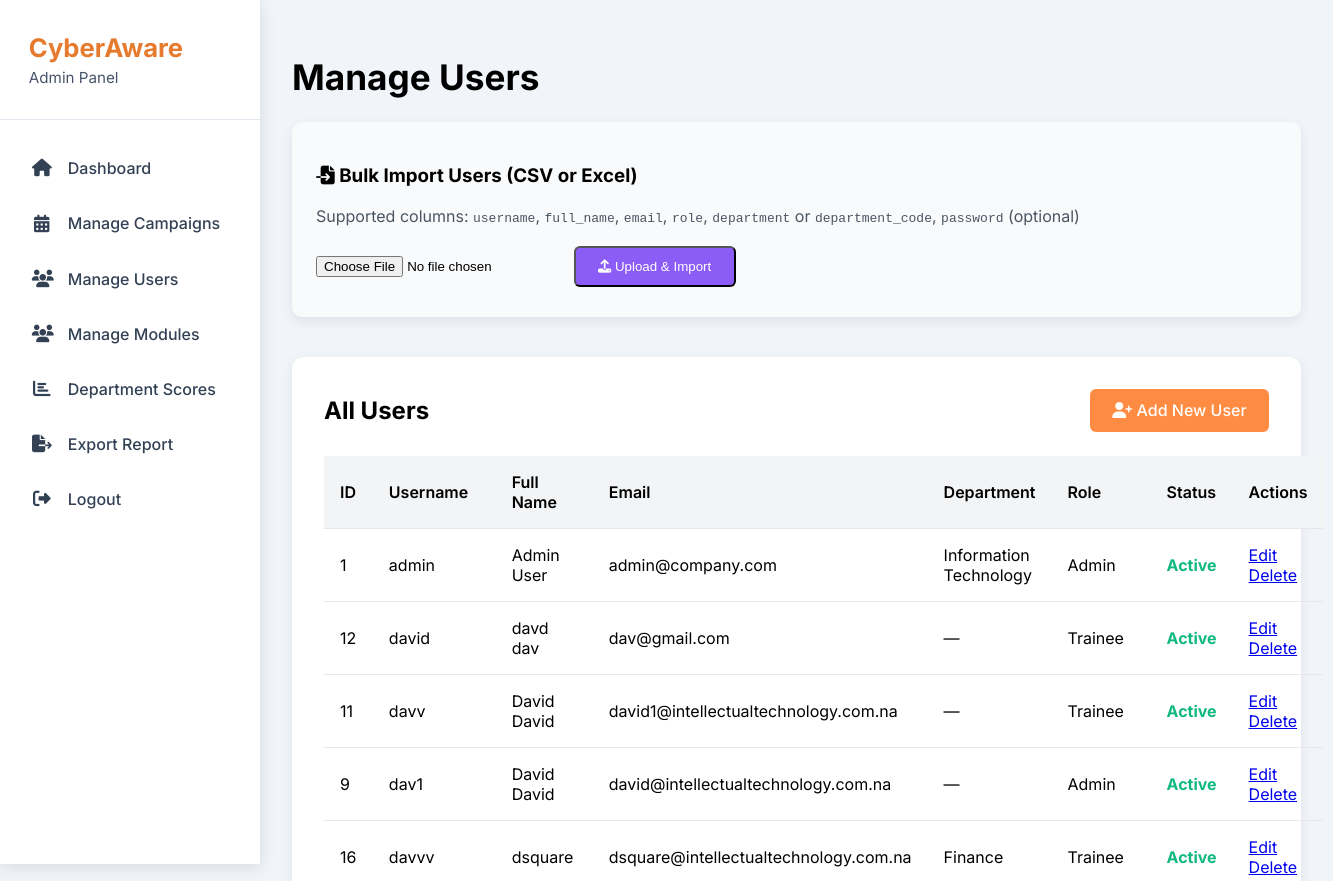
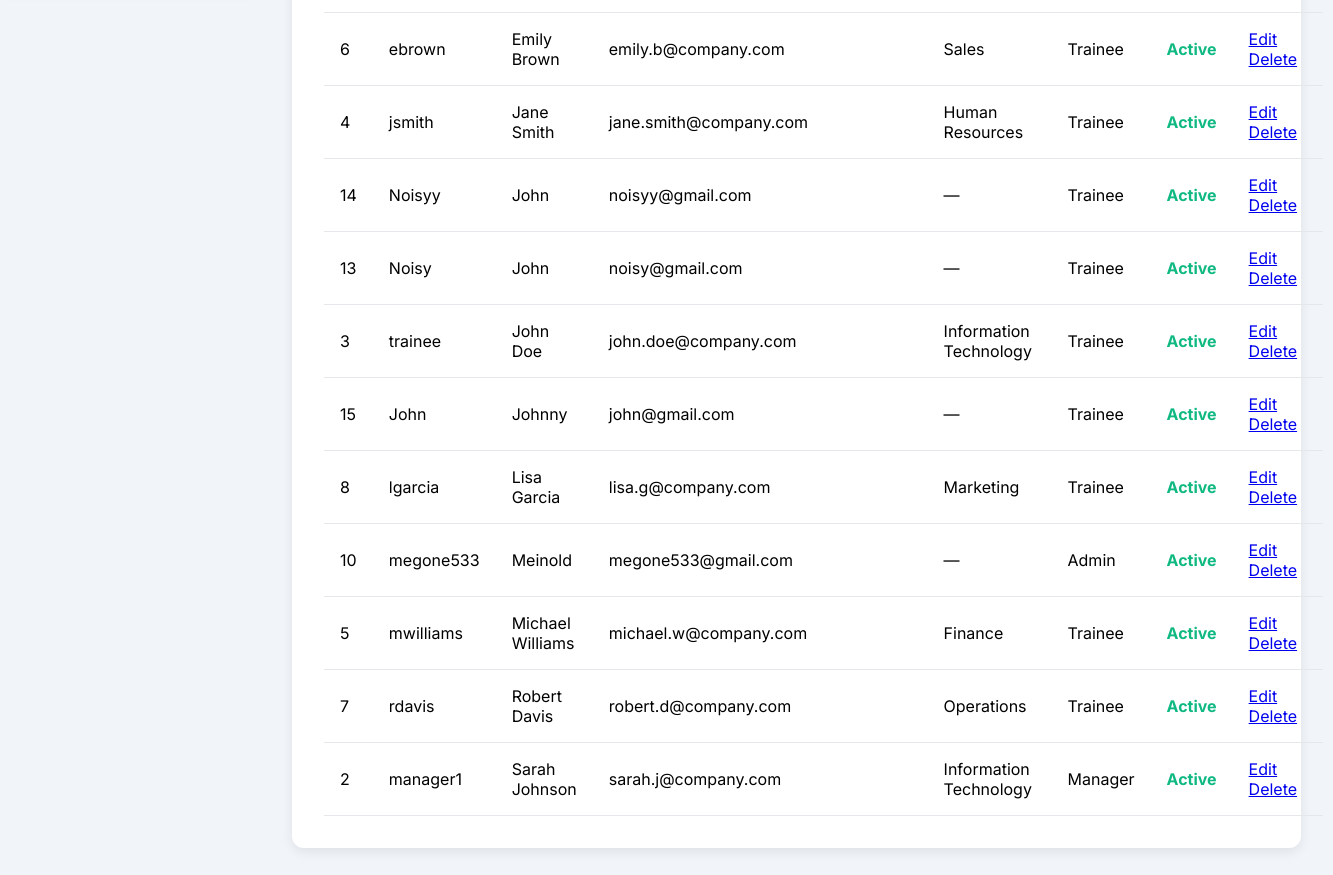
The page /admin/manage-users.php (signed in) on the database its author committed (2 pictures, top to bottom).
### tables this page shows
CREATE TABLE `users` (
  `id` int(11) NOT NULL,
  `username` varchar(100) NOT NULL,
  `password_hash` varchar(255) NOT NULL,
  `full_name` varchar(150) DEFAULT NULL,
  `email` varchar(150) DEFAULT NULL,
  `role` enum('trainee','admin','manager','compliance') NOT NULL DEFAULT 'trainee',
  `department_id` int(11) DEFAULT NULL,
  `is_active` tinyint(1) DEFAULT 1,
  `created_at` datetime DEFAULT current_timestamp(),
  `last_login` datetime DEFAULT NULL,
  `failed_login_attempts` int(11) DEFAULT 0,
  `password_changed_at` datetime DEFAULT NULL
);

CREATE TABLE `departments` (
  `id` int(11) NOT NULL,
  `name` varchar(100) NOT NULL,
  `code` varchar(20) DEFAULT NULL,
  `manager_user_id` int(11) DEFAULT NULL,
  `parent_id` int(11) DEFAULT NULL,
  `created_at` datetime DEFAULT current_timestamp()
);

### admin/manage-users.php (the view, shortened to what this page needs)
<?php
$pdo = getDBConnection();
$users = $pdo->query("
    SELECT u.id, u.username, u.full_name, u.email, u.role, u.is_active, d.name AS department_name
    FROM users u
    LEFT JOIN departments d ON u.department_id = d.id
    ORDER BY u.full_name
")->fetchAll(PDO::FETCH_ASSOC);
?>
<!DOCTYPE html>
<html lang="en">
<head>
    <link rel="stylesheet" href="https://cdnjs.cloudflare.com/ajax/libs/font-awesome/6.5.0/css/all.min.css">
</head>
<body>
    <?php include 'admin-sidebar.php'; ?>
    <main class="main-content">
        <h1 class="page-title">Manage Users</h1>
        <div class="card import-section">
            <h3><i class="fas fa-file-import"></i> Bulk Import Users (CSV or Excel)</h3>
            <p style="margin:0.75rem 0 1.25rem; color:#4b5563;">
                Supported columns: <code>username</code>, <code>full_name</code>, <code>email</code>, <code>role</code>,
                <code>department</code> or <code>department_code</code>, <code>password</code> (optional)
            </p>
            <form method="POST" enctype="multipart/form-data">
                <input type="file" name="user_file" accept=".csv,.xlsx" required style="margin-bottom:1rem;">
                <button type="submit" class="btn btn-import">
                    <i class="fas fa-upload"></i> Upload & Import
                </button>
            </form>
        </div>
        <div class="card">
            <div style="display:flex; justify-content:space-between; align-items:center; margin-bottom:1.5rem;">
                <h2 style="margin:0;">All Users</h2>
                <a href="add_user.php" class="btn btn-primary">
                    <i class="fas fa-user-plus"></i> Add New User
                </a>
            </div>
            <?php if (empty($users)): ?>
                <p>No users found.</p>
            <?php else: ?>
                <table>
                    <thead>
                        <tr>
                            <th>ID</th>
                            <th>Username</th>
                            <th>Full Name</th>
                            <th>Email</th>
                            <th>Department</th>
                            <th>Role</th>
                            <th>Status</th>
                            <th>Actions</th>
                        </tr>
                    </thead>
                    <tbody>
                        <?php foreach ($users as $user): ?>
                        <tr>
                            <td><?= htmlspecialchars($user['id']) ?></td>
                            <td><?= htmlspecialchars($user['username']) ?></td>
                            <td><?= htmlspecialchars($user['full_name'] ?: '-') ?></td>
                            <td><?= htmlspecialchars($user['email']) ?></td>
                            <td><?= htmlspecialchars($user['department_name'] ?: '—') ?></td>
                            <td>
                                <span class="badge badge-<?= htmlspecialchars($user['role']) ?>">
                                    <?= ucfirst($user['role']) ?>
                                </span>
                            </td>
                            <td class="status-<?= $user['is_active'] ? 'active' : 'inactive' ?>">
                                <?= $user['is_active'] ? 'Active' : 'Inactive' ?>
                            </td>
                            <td>
                                <a href="edit_user.php?id=<?= $user['id'] ?>">Edit</a>
                                <a href="#" class="delete" onclick="return confirm('Delete user <?= htmlspecialchars($user['username']) ?>?')">Delete</a>
                            </td>
                        </tr>
                        <?php endforeach; ?>
                    </tbody>
                </table>
            <?php endif; ?>
        </div>
    </main>
</body>
</html>

### admin/manage-users.php (style rules this page uses)
:root { --primary: #FF8C42; --success: #10b981; --danger: #ef4444; --gray-100: #f3f4f6; --gray-200: #e5e7eb; --sidebar-width: 260px; }
body { font-family: 'Inter', sans-serif; background: var(--gray-100); margin:0; }
.main-content { margin-left: var(--sidebar-width); padding: 2rem; }
.page-title { font-size: 2.2rem; font-weight: 700; margin-bottom: 1.5rem; }
.card { background: white; padding: 2rem; border-radius: 12px; box-shadow: 0 4px 12px rgba(0,0,0,0.08); }
.import-section { margin-bottom: 2.5rem; padding: 1.5rem; background: #f9fafb; border-radius: 10px; }
table { width: 100%; border-collapse: collapse; margin-top: 1rem; }
th, td { padding: 1rem; text-align: left; border-bottom: 1px solid #e5e7eb; }
th { background: #f3f4f6; font-weight: 600; }
.btn { padding: 0.7rem 1.4rem; border-radius: 6px; color: white; text-decoration: none; font-weight: 500; }
.btn-primary { background: var(--primary); }
.btn-import { background: #8b5cf6; }
.status-active { color: var(--success); font-weight: bold; }

### admin/admin-sidebar.php (style rules this page uses)
:root { --primary: #FF8C42; --primary-dark: #E67A2E; --primary-light: #FFF4ED; --gray-50: #f8fafc; --gray-100: #f1f5f9; --gray-200: #e2e8f0; --gray-600: #475569; --gray-700: #334155; --gray-800: #1e293b; --sidebar-width: 260px; --shadow-md: 0 4px 16px rgba(0,0,0,0.1); --radius: 12px; }

### rows shown on the page
users: id "1", username "admin", full_name "Admin User", email "admin@company.com", department.name "Information Technology", role "Admin", is_active "Active"
users: id "12", username "david", full_name "davd dav", email "dav@gmail.com", department_name "—", role "Trainee", is_active "Active"
users: id "11", username "davv", full_name "David David", email "david1@intellectualtechnology.com.na", department_name "—", role "Trainee", is_active "Active"
users: id "9", username "dav1", full_name "David David", email "david@intellectualtechnology.com.na", department_name "—", role "Admin", is_active "Active"
users: id "16", username "davvv", full_name "dsquare", email "dsquare@intellectualtechnology.com.na", department.name "Finance", role "Trainee", is_active "Active"
users: id "6", username "ebrown", full_name "Emily Brown", email "emily.b@company.com", department.name "Sales", role "Trainee", is_active "Active"
users: id "4", username "jsmith", full_name "Jane Smith", email "jane.smith@company.com", department.name "Human Resources", role "Trainee", is_active "Active"
users: id "14", username "Noisyy", full_name "John", email "noisyy@gmail.com", department_name "—", role "Trainee", is_active "Active"
users: id "13", username "Noisy", full_name "John", email "noisy@gmail.com", department_name "—", role "Trainee", is_active "Active"
users: id "3", username "trainee", full_name "John Doe", email "john.doe@company.com", department.name "Information Technology", role "Trainee", is_active "Active"
users: id "15", username "John", full_name "Johnny", email "john@gmail.com", department_name "—", role "Trainee", is_active "Active"
users: id "8", username "lgarcia", full_name "Lisa Garcia", email "lisa.g@company.com", department.name "Marketing", role "Trainee", is_active "Active"
users: id "10", username "megone533", full_name "Meinold", email "megone533@gmail.com", department_name "—", role "Admin", is_active "Active"
users: id "5", username "mwilliams", full_name "Michael Williams", email "michael.w@company.com", department.name "Finance", role "Trainee", is_active "Active"
users: id "7", username "rdavis", full_name "Robert Davis", email "robert.d@company.com", department.name "Operations", role "Trainee", is_active "Active"
users: id "2", username "manager1", full_name "Sarah Johnson", email "sarah.j@company.com", department.name "Information Technology", role "Manager", is_active "Active"
